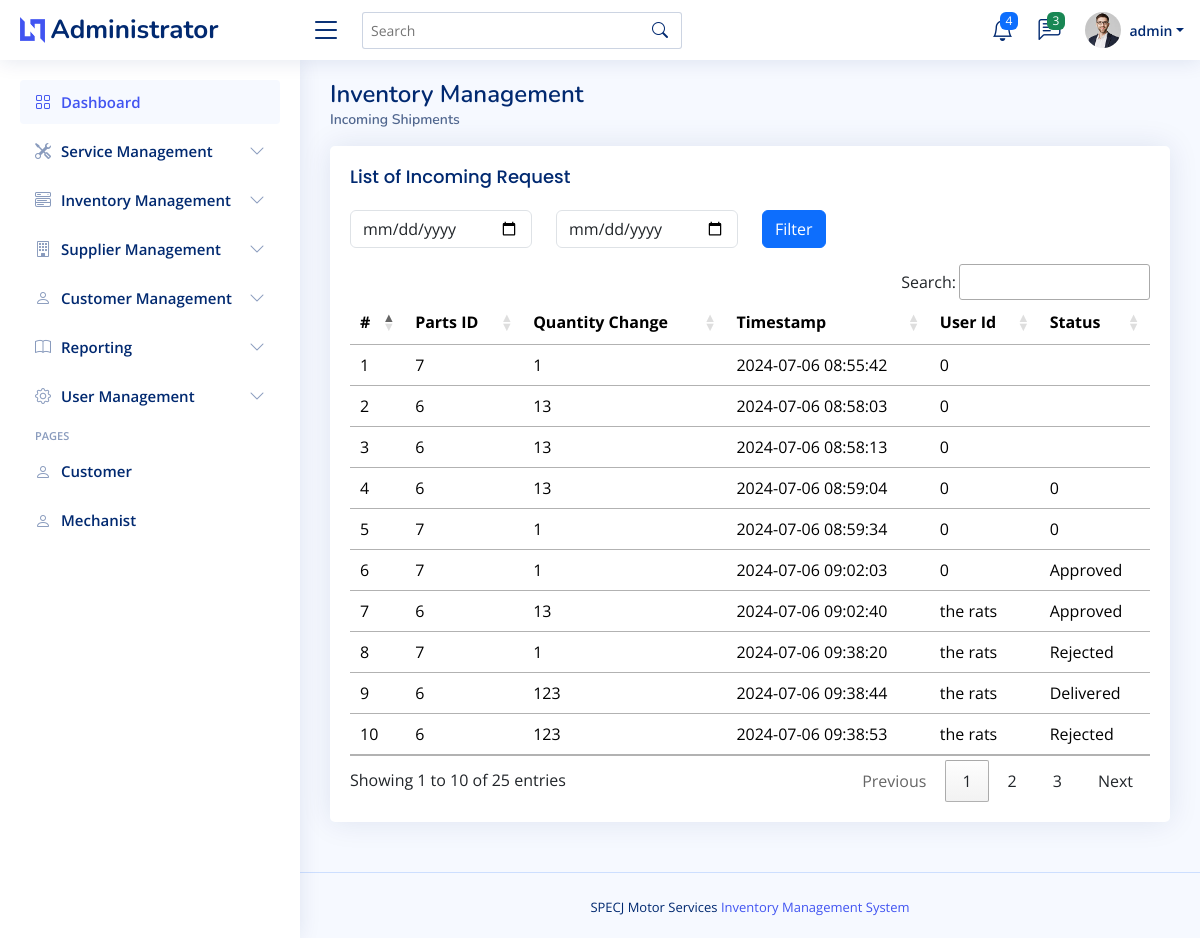
The app's page /admin/inventory_reports.php (signed in) with its own data.
### tables this page shows
CREATE TABLE `inventory_logs`  (
  `log_id` int NOT NULL AUTO_INCREMENT,
  `reorder_id` int NOT NULL,
  `action` varchar(50) NOT NULL,
  `user_id` varchar(255) NOT NULL,
  `timestamp` datetime NOT NULL,
  `status` varchar(255) NOT NULL,
  `quantity_change` int NOT NULL,
  PRIMARY KEY (`log_id`) USING BTREE
);

### admin/inventory_reports.php (the view, shortened to what this page needs)
<?php
include("admin_header.php");
?>
<body>
    <?php
    include("admin_topnav.php");
    include("admin_sidenav.php");
    ?>
    <main id="main" class="main">
        <div class="pagetitle">
            <h1>Inventory Management</h1>
            <nav>
                <ol class="breadcrumb">
                    <li class="breadcrumb-item active">Incoming Shipments</li>
                </ol>
            </nav>
        </div>
        <section class="section">
            <div class="row">
                <div class="col-lg-12">
                    <div class="card">
                        <div class="card-body">
                            <h5 class="card-title">List of Incoming Request</h5>
                            <div class="table-responsive">
                                <div class="mb-3">
                                <form method="GET" action="">
                            <div class="row mb-3">
                                <div class="col-md-3">
                                    <input type="date" name="start_date" class="form-control" placeholder="Start Date">
                                </div>
                                <div class="col-md-3">
                                    <input type="date" name="end_date" class="form-control" placeholder="End Date">
                                </div>
                                <div class="col-md-3">
                                    <button type="submit" class="btn btn-primary">Filter</button>
                                </div>
                            </div>
                        </form>
                                </div>
                                <table class="table table-hover" id="services_manage_order_datatable">
                                    <thead>
                                        <tr>
                                            <th scope="col">#</th>
                                            <th scope="col">Parts ID</th>
                                            <th scope="col">Quantity Change</th>
                                            <th scope="col">Timestamp</th>
                                            <th scope="col">User Id</th>
                                            <th scope="col">Status</th>
                                        </tr>
                                    </thead>
                                    <tbody>
                                        <?php
                                        $sql = "SELECT * FROM inventory_logs WHERE 1";
                                        $stmt = $connection->prepare($sql);
                                        $stmt->execute();
                                        $result = $stmt->get_result();
                                        $count = 1;
                                        while ($row = $result->fetch_assoc()) {
                                            echo "<tr>";
                                            echo "<td>" . $count . "</td>";
                                            echo "<td>" . $row['reorder_id'] . "</td>";
                                            echo "<td>" . $row['quantity_change'] . "</td>";
                                            echo "<td>" . $row['timestamp'] . "</td>";
                                            echo "<td>" . $row['user_id'] . "</td>";
                                            echo "<td>" . $row['status'] . "</td>";
                                            echo "</tr>";
                                            $count++;
                                        }
                                        ?>
                                    </tbody>
                                </table>
                            </div>
                        </div>
                    </div>
                </div>
            </div>
        </section>
    </main>
    <?php
    include("admin_footer.php");
    ?>
</body>
</html>

### assets/css/style.css (style rules this page uses)
:root { scroll-behavior: smooth; }
body { font-family: "Open Sans", sans-serif; background: #f6f9ff; color: #444444; }
h1, h2, h3, h4, h5, h6 { font-family: "Nunito", sans-serif; }
#main { margin-top: 60px; padding: 20px 30px; transition: all 0.3s; }
.pagetitle { margin-bottom: 10px; }
.pagetitle h1 { font-size: 24px; margin-bottom: 0; font-weight: 600; color: #012970; }
.card { margin-bottom: 30px; border: none; border-radius: 5px; box-shadow: 0px 0 30px rgba(1, 41, 112, 0.1); }
.card-title { padding: 20px 0 15px 0; font-size: 18px; font-weight: 500; color: #012970; font-family: "Poppins", sans-serif; }
.card-body { padding: 0 20px 20px 20px; }
.breadcrumb { font-size: 14px; font-family: "Nunito", sans-serif; color: #899bbd; font-weight: 600; }
.breadcrumb .breadcrumb-item::before { color: #899bbd; }
.breadcrumb .active { color: #51678f; font-weight: 600; }
@media (min-width: 1200px) { #main, #footer { margin-left: 300px; } }

### records on screen
inventory_logs: reorder "7", quantity_change "1", timestamp "2024-07-06 08:55:42", user "0"
inventory_logs: reorder "6", quantity_change "13", timestamp "2024-07-06 08:58:03", user "0"
inventory_logs: reorder "6", quantity_change "13", timestamp "2024-07-06 08:58:13", user "0"
inventory_logs: reorder "6", quantity_change "13", timestamp "2024-07-06 08:59:04", user "0", status "0"
inventory_logs: reorder "7", quantity_change "1", timestamp "2024-07-06 08:59:34", user "0", status "0"
inventory_logs: reorder "7", quantity_change "1", timestamp "2024-07-06 09:02:03", user "0", status "Approved"
inventory_logs: reorder "6", quantity_change "13", timestamp "2024-07-06 09:02:40", user "the rats", status "Approved"
inventory_logs: reorder "7", quantity_change "1", timestamp "2024-07-06 09:38:20", user "the rats", status "Rejected"
inventory_logs: reorder "6", quantity_change "123", timestamp "2024-07-06 09:38:44", user "the rats", status "Delivered"
inventory_logs: reorder "6", quantity_change "123", timestamp "2024-07-06 09:38:53", user "the rats", status "Rejected"

### other values on screen
$_SESSION['username'] "admin"
